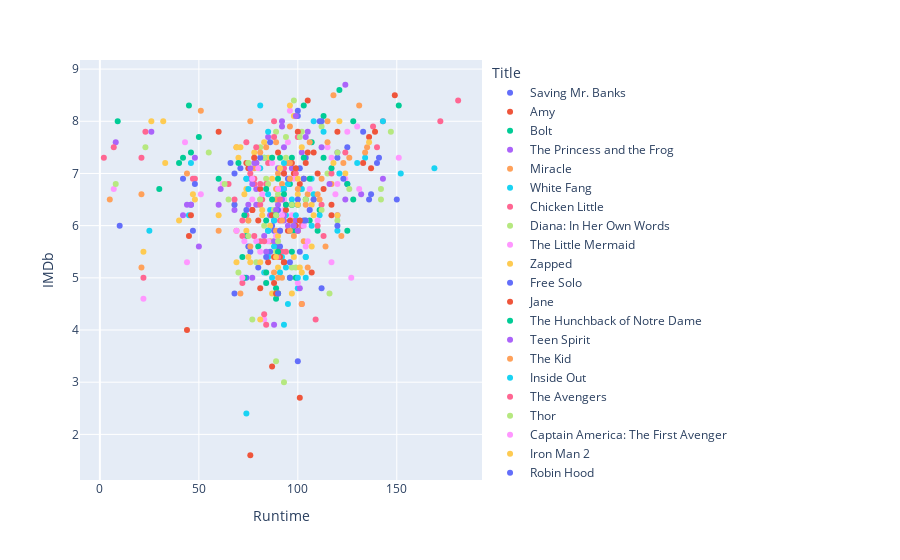

Write notebook code for a chart like this one.
### Code cell
fig = px.scatter(data_df.query("Disney==1"), x="Runtime", y="IMDb", color="Title",
                 hover_name="Title", log_x=False, size_max=60)
fig.show()
